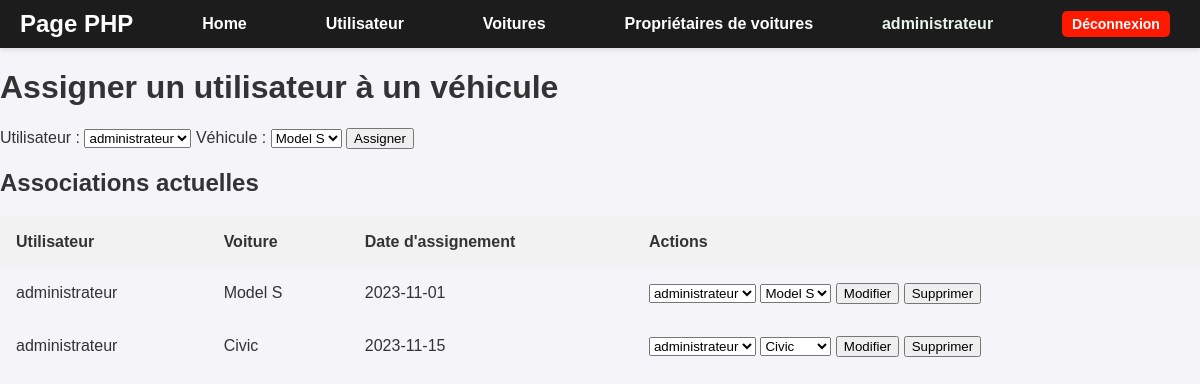
The app's page /public/php/cars_user.php (signed in) with its own data.
### tables this page shows
CREATE TABLE IF NOT EXISTS cars_users (
    id_user INT NOT NULL,
    id_car INT NOT NULL,
    assigned_at DATE,
    PRIMARY KEY (id_user, id_car),
    FOREIGN KEY (id_user) REFERENCES users(id),
    FOREIGN KEY (id_car) REFERENCES cars(id)
);

CREATE TABLE IF NOT EXISTS users (
    id INT AUTO_INCREMENT PRIMARY KEY,
    username VARCHAR(50) NOT NULL UNIQUE,
    email VARCHAR(100) NOT NULL UNIQUE,
    password VARCHAR(255) NOT NULL,
    created_at TIMESTAMP DEFAULT CURRENT_TIMESTAMP
);

CREATE TABLE IF NOT EXISTS cars (
    id INT NOT NULL AUTO_INCREMENT PRIMARY KEY,
    model VARCHAR(255) NOT NULL,
    brand VARCHAR(255) NOT NULL,
    price DECIMAL(8,2) CHECK (price >= 0),
    build_at DATE
);

### www/public/php/cars_user.php (the view, shortened to what this page needs)
<?php
    $db = connect();
    $usersQuery = $db->query("SELECT id, username FROM users");
    $users = $usersQuery->fetchAll(PDO::FETCH_ASSOC);
    $carsQuery = $db->query("SELECT id, model FROM cars");
    $cars = $carsQuery->fetchAll(PDO::FETCH_ASSOC);
    $carsUserQuery = $db->query("
        SELECT cu.id_user, cu.id_car, cu.assigned_at, u.username, c.model
        FROM cars_users cu
        JOIN users u ON cu.id_user = u.id
        JOIN cars c ON cu.id_car = c.id
    ");
    $carsUsers = $carsUserQuery->fetchAll(PDO::FETCH_ASSOC);
?>
<!DOCTYPE html>
<html lang="fr">
    <head>
        <link rel="stylesheet" href=".\..\css\header.css">
        <link rel="stylesheet" href=".\..\css\global.css">
    </head>
    <body>
        <?php include './include/header.php'; ?>
        <h1>Assigner un utilisateur à un véhicule</h1>
        <form method="POST">
            <label for="user_id">Utilisateur :</label>
            <select id="user_id" name="user_id" required>
                <?php foreach ($users as $user): ?>
                    <option value="<?= htmlspecialchars($user['id']) ?>">
                        <?= htmlspecialchars($user['username']) ?>
                    </option>
                <?php endforeach; ?>
            </select>
            <label for="car_id">Véhicule :</label>
            <select id="car_id" name="car_id" required>
                <?php foreach ($cars as $car): ?>
                    <option value="<?= htmlspecialchars($car['id']) ?>">
                        <?= htmlspecialchars($car['model']) ?>
                    </option>
                <?php endforeach; ?>
            </select>
            <button type="submit" name="assign">Assigner</button>
        </form>
        <?php if ($carsUsers): ?>
            <h2>Associations actuelles</h2>
            <table>
                <thead>
                    <tr>
                        <th>Utilisateur</th>
                        <th>Voiture</th>
                        <th>Date d'assignement</th>
                        <th>Actions</th>
                    </tr>
                </thead>
                <tbody>
                    <?php foreach ($carsUsers as $carsUser): ?>
                        <tr>
                            <td><?= htmlspecialchars($carsUser['username']) ?></td>
                            <td><?= htmlspecialchars($carsUser['model']) ?></td>
                            <td><?= htmlspecialchars($carsUser['assigned_at']) ?></td>
                            <td>
                                <form method="POST" style="display:inline;">
                                    <select name="new_user_id" required>
                                        <?php foreach ($users as $user): ?>
                                            <option value="<?= $user['id'] ?>" <?= $user['id'] == $carsUser['id_user'] ? 'selected' : '' ?>>
                                                <?= htmlspecialchars($user['username']) ?>
                                            </option>
                                        <?php endforeach; ?>
                                    </select>
                                    <select name="new_car_id" required>
                                        <?php foreach ($cars as $car): ?>
                                            <option value="<?= $car['id'] ?>" <?= $car['id'] == $carsUser['id_car'] ? 'selected' : '' ?>>
                                                <?= htmlspecialchars($car['model']) ?>
                                            </option>
                                        <?php endforeach; ?>
                                    </select>
                                    <button type="submit" name="update">Modifier</button>
                                </form>
                                <form method="POST" style="display:inline;">
                                    <button type="submit" name="delete">Supprimer</button>
                                </form>
                            </td>
                        </tr>
                    <?php endforeach; ?>
                </tbody>
            </table>
        <?php else: ?>
            <p>Aucune association utilisateur-véhicule trouvée.</p>
        <?php endif; ?>
    </body>
</html>

### www/public/css/global.css (style rules this page uses)
body { font-family: Arial, sans-serif; margin: 0; padding: 0; background-color: #f4f4f9; color: #333; }
table { font-family: Arial, sans-serif; border-collapse: collapse; width: 100%; }
th, td { padding: 16px; text-align: left; }
th { background-color: #f2f2f2; }
label { text-align: center; }

### records on screen
cars_users: id_user.username "administrateur", id_car.model "Model S", assigned_at "2023-11-01", new_user_id "administrateur", new_car_id "Model S"
cars_users: id_user.username "administrateur", id_car.model "Civic", assigned_at "2023-11-15", new_user_id "administrateur", new_car_id "Civic"

### other values on screen
$username "administrateur"
form field user_id "administrateur"
form field car_id "Model S"
